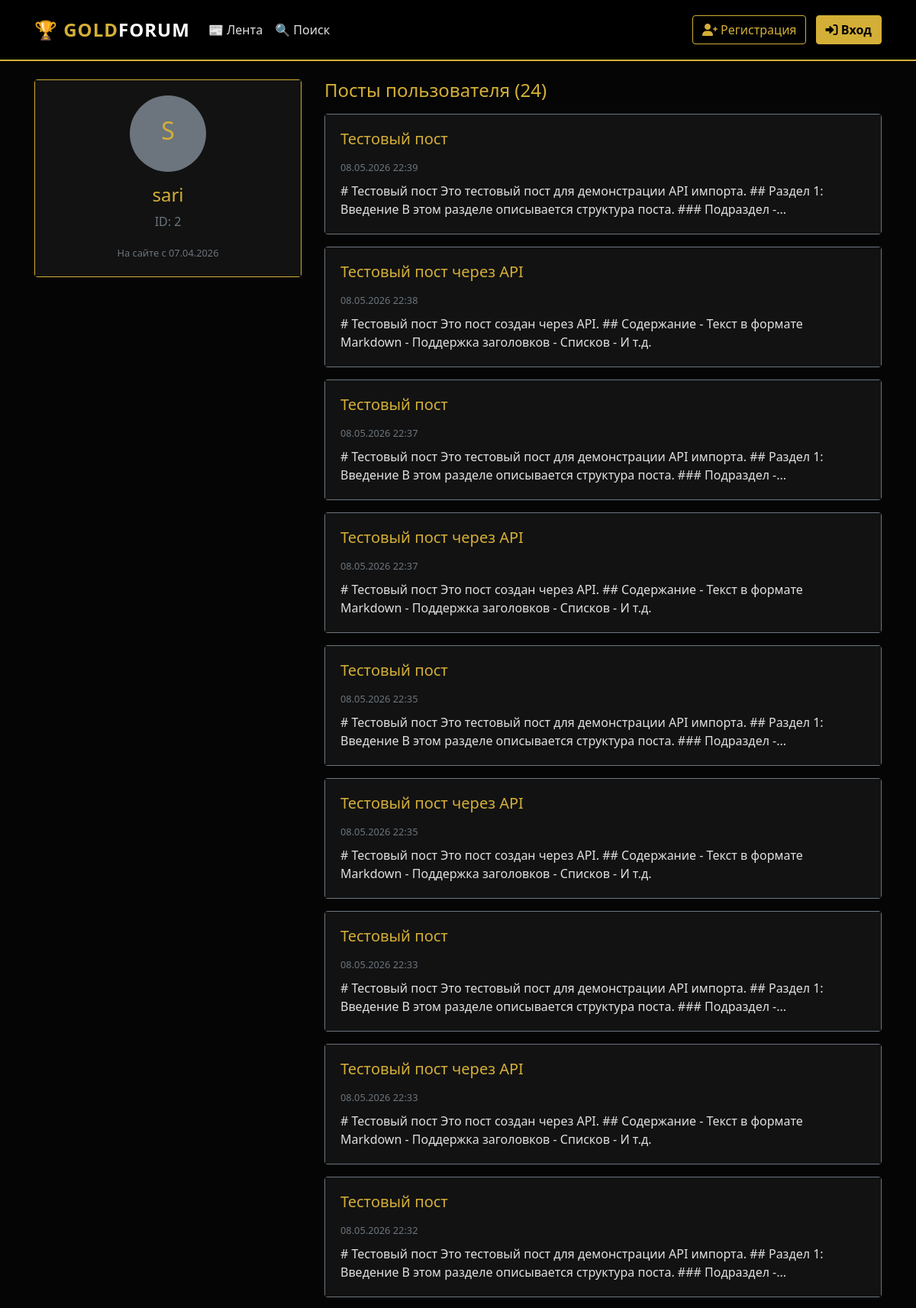
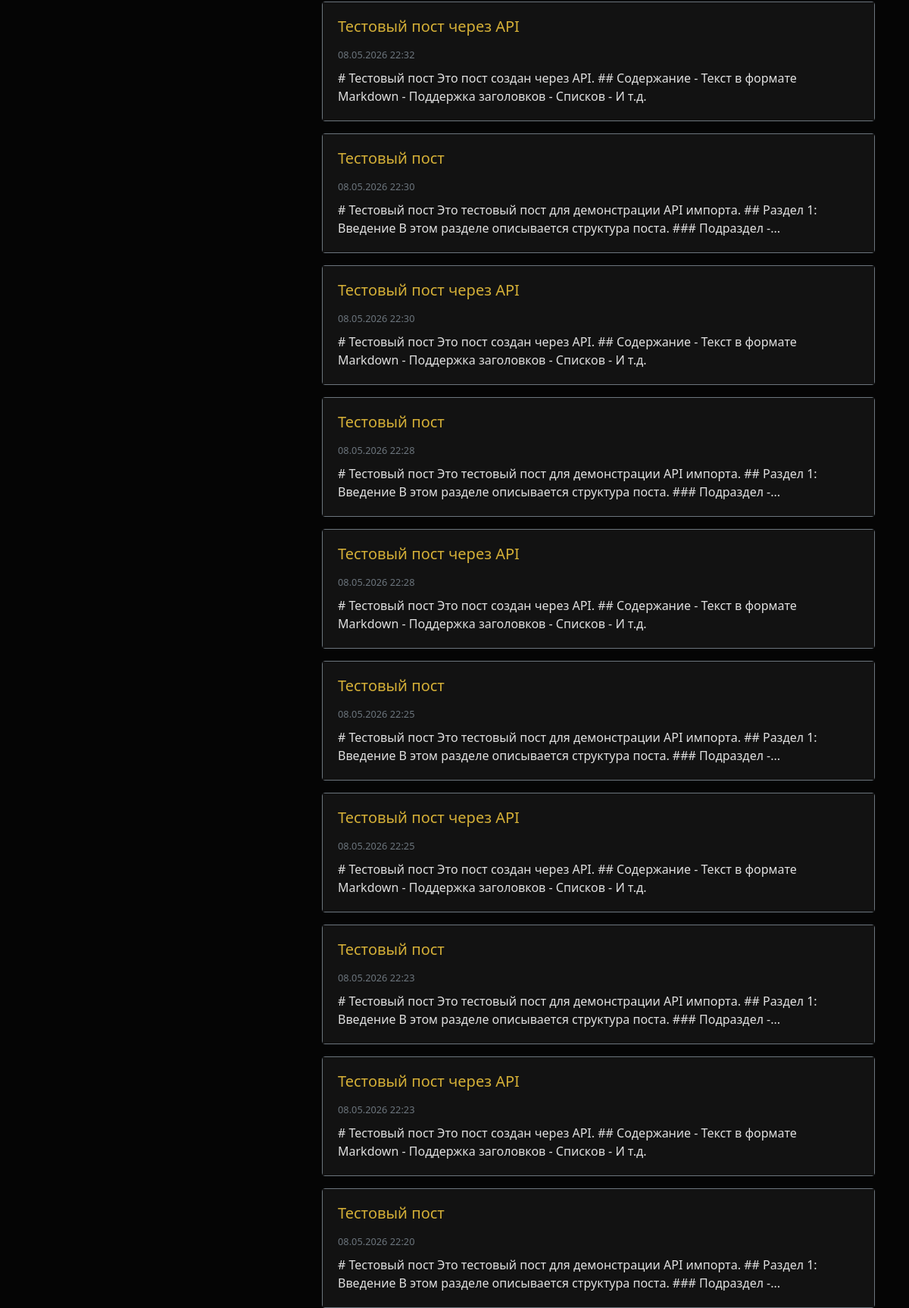
The page /profile/2 (upper part) on the database its author committed (2 pictures, top to bottom).
### backend/database/models/users_model.py (models this page shows, shortened)
class UserModel(SqlAlchemyBase, UserMixin, SerializerMixin):
    __tablename__ = 'users'
    id = sqlalchemy.Column(sqlalchemy.Integer, primary_key=True, autoincrement=True)
    username = sqlalchemy.Column(sqlalchemy.String, unique=True, nullable=False, index=True)
    passwd_hash = sqlalchemy.Column(sqlalchemy.String, nullable=False)
    tg_id = sqlalchemy.Column(sqlalchemy.String, unique=True, nullable=True, index=True)
    created_at = sqlalchemy.Column(sqlalchemy.DateTime, default=datetime.datetime.now)
    posts = orm.relationship("PostModel", back_populates='user', cascade='all, delete-orphan')

### backend/database/models/posts_model.py (models this page shows, shortened)
class PostModel(SqlAlchemyBase, SerializerMixin):
    __tablename__ = 'posts'
    id = sqlalchemy.Column(sqlalchemy.Integer, primary_key=True, autoincrement=True)
    author = sqlalchemy.Column(sqlalchemy.String, nullable=False, index=True)
    title = sqlalchemy.Column(sqlalchemy.String, nullable=True)
    content = sqlalchemy.Column(sqlalchemy.Text, nullable=False)
    content_html = sqlalchemy.Column(sqlalchemy.Text, nullable=True)
    created_at = sqlalchemy.Column(sqlalchemy.DateTime, default=datetime.datetime.now, index=True)
    updated_at = sqlalchemy.Column(sqlalchemy.DateTime, onupdate=datetime.datetime.now)
    path = sqlalchemy.Column(sqlalchemy.Text, nullable=True)
    attached_images = sqlalchemy.Column(sqlalchemy.Text, nullable=True)
    attached_files = sqlalchemy.Column(sqlalchemy.Text, nullable=True)
    likes_count = sqlalchemy.Column(sqlalchemy.Integer, default=0, nullable=False)
    user_id = sqlalchemy.Column(sqlalchemy.Integer, sqlalchemy.ForeignKey("users.id"), nullable=True, index=True)
    user = orm.relationship('UserModel')
    comments = orm.relationship('CommentModel', back_populates='post', cascade='all, delete-orphan')

### app.py (the view, shortened to what this page needs)
@app.route('/profile/<int:user_id>')
def profile(user_id):
    db_sess = db_session.create_session()
    try:
        user = db_sess.get(UserModel, user_id)
        if not user:
            abort(404)
        posts = db_sess.query(PostModel).filter_by(user_id=user.id).order_by(PostModel.created_at.desc()).all()
        is_owner = current_user.is_authenticated and current_user.id == user_id
        liked_posts = []
        favorite_posts = []
        read_posts = []
        return render_template(
            'profile.html',
            user=user,
            posts=posts,
            is_owner=is_owner,
            liked_posts=liked_posts,
            favorite_posts=favorite_posts,
            read_posts=read_posts
        )
    finally:
        db_sess.close()

### backend/database/db_session.py (called while the page is built)
def create_session() -> Session:
    global __factory
    return __factory()

### templates/profile.html (shortened to what this page needs)
{% extends "base.html" %}
{% block content %}
<div class="row">
    <div class="col-md-4 mb-4">
        <div class="card border-gold text-center">
            <div class="card-body">
                <div class="rounded-circle bg-secondary d-flex align-items-center justify-content-center mx-auto mb-3"
                     style="width: 100px; height: 100px;">
                    <span class="h2 text-gold">{{ user.username[0].upper() }}</span>
                </div>
                <h4 class="text-gold">{{ user.username }}</h4>
                <p class="text-muted">ID: {{ user.id }}</p>
                <small class="text-muted">
                    На сайте с {{ user.created_at.strftime('%d.%m.%Y') if user.created_at else 'Неизвестно' }}
                </small>
            </div>
        </div>
    </div>
    <div class="col-md-8">
        {% if is_owner %}
        <ul class="nav nav-tabs mb-3" id="profileTabs" role="tablist">
            <li class="nav-item">
                <a class="nav-link active" id="posts-tab" data-toggle="tab" href="#posts" role="tab">
                    📝 Мои посты (<span id="posts-count">{{ posts|length }}</span>)
                </a>
            </li>
            <li class="nav-item">
                <a class="nav-link" id="liked-tab" data-toggle="tab" href="#liked" role="tab">
                    ❤️ Понравившиеся (<span id="liked-count">{{ liked_posts|length }}</span>)
                </a>
            </li>
            <li class="nav-item">
                <a class="nav-link" id="favorites-tab" data-toggle="tab" href="#favorites" role="tab">
                    ⭐ Избранное (<span id="favorites-count">{{ favorite_posts|length }}</span>)
                </a>
            </li>
            <li class="nav-item">
                <a class="nav-link" id="read-tab" data-toggle="tab" href="#read" role="tab">
                    ✓ Прочитанные (<span id="read-count">{{ read_posts|length }}</span>)
                </a>
            </li>
        </ul>
        <div class="tab-content" id="profileTabContent">
            <div class="tab-pane fade show active" id="posts" role="tabpanel">
                <div id="posts-content">
                    {% if posts %}
                        {% for post in posts %}
                        <div class="card mb-3 border-secondary">
                            <div class="card-body">
                                <h5 class="card-title">
                                    <a href="/post/{{ post.id }}" class="text-gold text-decoration-none">
                                        {{ post.title or 'Без заголовка' }}
                                    </a>
                                </h5>
                                <small class="text-muted">{{ post.created_at.strftime('%d.%m.%Y %H:%M') if post.created_at else 'Неизвестно' }}</small>
                                <p class="mt-2 mb-0">{{ post.content[:150] }}{% if post.content|length > 150 %}...{% endif %}</p>
                            </div>
                        </div>
                        {% endfor %}
                    {% else %}
                        <p class="text-muted text-center py-3">Вы ещё не опубликовали постов</p>
                    {% endif %}
                </div>
            </div>
            <div class="tab-pane fade" id="liked" role="tabpanel">
                <div id="liked-content">
                    {% if liked_posts %}
                        {% for post in liked_posts %}
                        <div class="card mb-3 border-secondary">
                            <div class="card-body">
                                <h5 class="card-title">
                                    <a href="/post/{{ post.id }}" class="text-gold text-decoration-none">
                                        ❤️ {{ post.title or 'Без заголовка' }}
                                    </a>
                                </h5>
                                <small class="text-muted">
                                    Автор: {{ post.author }} | {{ post.created_at.strftime('%d.%m.%Y %H:%M') if post.created_at else 'Неизвестно' }}
                                </small>
                                <p class="mt-2 mb-0">{{ post.content[:150] }}{% if post.content|length > 150 %}...{% endif %}</p>
                            </div>
                        </div>
                        {% endfor %}
                    {% else %}
                        <p class="text-muted text-center py-3">Вы ещё не лайкали постов</p>
                    {% endif %}
                </div>
            </div>
            <div class="tab-pane fade" id="favorites" role="tabpanel">
                <div id="favorites-content">
                    {% if favorite_posts %}
                        {% for post in favorite_posts %}
                        <div class="card mb-3 border-secondary">
                            <div class="card-body">
                                <h5 class="card-title">
                                    <a href="/post/{{ post.id }}" class="text-gold text-decoration-none">
                                        ⭐ {{ post.title or 'Без заголовка' }}
                                    </a>
                                </h5>
                                <small class="text-muted">
                                    Автор: {{ post.author }} | {{ post.created_at.strftime('%d.%m.%Y %H:%M') if post.created_at else 'Неизвестно' }}
                                </small>
                                <p class="mt-2 mb-0">{{ post.content[:150] }}{% if post.content|length > 150 %}...{% endif %}</p>
                            </div>
                        </div>
                        {% endfor %}
                    {% else %}
                        <p class="text-muted text-center py-3">У вас пока нет избранных постов</p>
                    {% endif %}
                </div>
            </div>
            <div class="tab-pane fade" id="read" role="tabpanel">
                <div id="read-content">
                    {% if read_posts %}
                        {% for post in read_posts %}
                        <div class="card mb-3 border-secondary">
                            <div class="card-body">
                                <h5 class="card-title">
                                    <a href="/post/{{ post.id }}" class="text-gold text-decoration-none">
                                        ✓ {{ post.title or 'Без заголовка' }}
                                    </a>
                                </h5>
                                <small class="text-muted">
                                    Автор: {{ post.author }} | {{ post.created_at.strftime('%d.%m.%Y %H:%M') if post.created_at else 'Неизвестно' }}
                                </small>
                                <p class="mt-2 mb-0">{{ post.content[:150] }}{% if post.content|length > 150 %}...{% endif %}</p>
                            </div>
                        </div>
                        {% endfor %}
                    {% else %}
                        <p class="text-muted text-center py-3">Вы ещё не отмечали постов как прочитанные</p>
                    {% endif %}
                </div>
            </div>
        </div>
        {% else %}
        <h4 class="text-gold mb-3">Посты пользователя ({{ posts|length }})</h4>
        {% if posts %}
            {% for post in posts %}
            <div class="card mb-3 border-secondary">
                <div class="card-body">
                    <h5 class="card-title">
                        <a href="/post/{{ post.id }}" class="text-gold text-decoration-none">
                            {{ post.title or 'Без заголовка' }}
                        </a>
                    </h5>
                    <small class="text-muted">{{ post.created_at.strftime('%d.%m.%Y %H:%M') if post.created_at else 'Неизвестно' }}</small>
                    <p class="mt-2 mb-0">{{ post.content[:150] }}{% if post.content|length > 150 %}...{% endif %}</p>
                </div>
            </div>
            {% endfor %}
        {% else %}
            <p class="text-muted">Пользователь ещё не опубликовал постов</p>
        {% endif %}
        {% endif %}
    </div>
</div>
{% endblock %}

### static/css/style.css (style rules this page uses)
:root { --bg-black: #050505; --bg-card: #121212; --bg-dark: #1a1a1a; --gold-primary: #D4AF37; --gold-hover: #B59024; --gold-light: #F4CF57; --text-main: #E0E0E0; --text-muted: #A0A0A0; }
body { background-color: var(--bg-black); color: var(--text-main); font-family: 'Segoe UI', Tahoma, Geneva, Verdana, sans-serif; min-height: 100vh; display: flex; flex-direction: column; }
a { color: var(--gold-primary); text-decoration: none; transition: color 0.3s ease; }
.text-gold { color: var(--gold-primary) !important; }
.border-gold { border-color: var(--gold-primary) !important; }
.card { background-color: var(--bg-card); border: 1px solid #333; transition: border-color 0.3s ease; }
.card-body { background-color: var(--bg-card); }

### rows shown on the page
UserModel: username "S", username "sari", id "2", created_at "07.04.2026"
PostModel: title "Тестовый пост", created_at "08.05.2026 22:39", content "# Тестовый пост Это тестовый пост для демонстрации API импорта. ## Раздел 1: Введение В этом разделе описывается структура поста. ### Подраздел -"
PostModel: title "Тестовый пост через API", created_at "08.05.2026 22:38", content "# Тестовый пост Это пост создан через API. ## Содержание - Текст в формате Markdown - Поддержка заголовков - Списков - И т.д."
PostModel: title "Тестовый пост", created_at "08.05.2026 22:37", content "# Тестовый пост Это тестовый пост для демонстрации API импорта. ## Раздел 1: Введение В этом разделе описывается структура поста. ### Подраздел -"
PostModel: title "Тестовый пост через API", created_at "08.05.2026 22:37", content "# Тестовый пост Это пост создан через API. ## Содержание - Текст в формате Markdown - Поддержка заголовков - Списков - И т.д."
PostModel: title "Тестовый пост", created_at "08.05.2026 22:35", content "# Тестовый пост Это тестовый пост для демонстрации API импорта. ## Раздел 1: Введение В этом разделе описывается структура поста. ### Подраздел -"
PostModel: title "Тестовый пост через API", created_at "08.05.2026 22:35", content "# Тестовый пост Это пост создан через API. ## Содержание - Текст в формате Markdown - Поддержка заголовков - Списков - И т.д."
PostModel: title "Тестовый пост", created_at "08.05.2026 22:33", content "# Тестовый пост Это тестовый пост для демонстрации API импорта. ## Раздел 1: Введение В этом разделе описывается структура поста. ### Подраздел -"
PostModel: title "Тестовый пост через API", created_at "08.05.2026 22:33", content "# Тестовый пост Это пост создан через API. ## Содержание - Текст в формате Markdown - Поддержка заголовков - Списков - И т.д."
PostModel: title "Тестовый пост", created_at "08.05.2026 22:32", content "# Тестовый пост Это тестовый пост для демонстрации API импорта. ## Раздел 1: Введение В этом разделе описывается структура поста. ### Подраздел -"
PostModel: title "Тестовый пост через API", created_at "08.05.2026 22:32", content "# Тестовый пост Это пост создан через API. ## Содержание - Текст в формате Markdown - Поддержка заголовков - Списков - И т.д."
PostModel: title "Тестовый пост", created_at "08.05.2026 22:30", content "# Тестовый пост Это тестовый пост для демонстрации API импорта. ## Раздел 1: Введение В этом разделе описывается структура поста. ### Подраздел -"
PostModel: title "Тестовый пост через API", created_at "08.05.2026 22:30", content "# Тестовый пост Это пост создан через API. ## Содержание - Текст в формате Markdown - Поддержка заголовков - Списков - И т.д."
PostModel: title "Тестовый пост", created_at "08.05.2026 22:28", content "# Тестовый пост Это тестовый пост для демонстрации API импорта. ## Раздел 1: Введение В этом разделе описывается структура поста. ### Подраздел -"
PostModel: title "Тестовый пост через API", created_at "08.05.2026 22:28", content "# Тестовый пост Это пост создан через API. ## Содержание - Текст в формате Markdown - Поддержка заголовков - Списков - И т.д."
PostModel: title "Тестовый пост", created_at "08.05.2026 22:25", content "# Тестовый пост Это тестовый пост для демонстрации API импорта. ## Раздел 1: Введение В этом разделе описывается структура поста. ### Подраздел -"
PostModel: title "Тестовый пост через API", created_at "08.05.2026 22:25", content "# Тестовый пост Это пост создан через API. ## Содержание - Текст в формате Markdown - Поддержка заголовков - Списков - И т.д."
PostModel: title "Тестовый пост", created_at "08.05.2026 22:23", content "# Тестовый пост Это тестовый пост для демонстрации API импорта. ## Раздел 1: Введение В этом разделе описывается структура поста. ### Подраздел -"
PostModel: title "Тестовый пост через API", created_at "08.05.2026 22:23", content "# Тестовый пост Это пост создан через API. ## Содержание - Текст в формате Markdown - Поддержка заголовков - Списков - И т.д."
PostModel: title "Тестовый пост", created_at "08.05.2026 22:20", content "# Тестовый пост Это тестовый пост для демонстрации API импорта. ## Раздел 1: Введение В этом разделе описывается структура поста. ### Подраздел -"

### other values the page prints
{{ posts|length }} "24"
